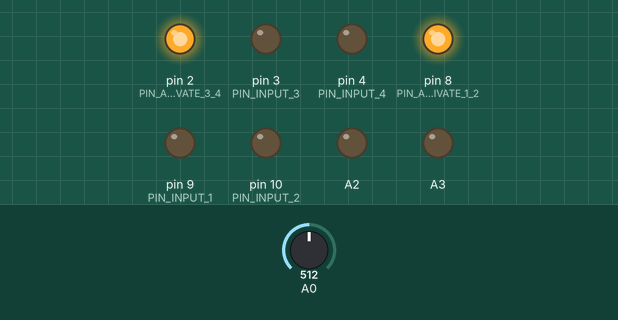
A sketch run on a simulated Arduino Uno, built with avr-gcc and run on an emulated ATmega328P. Parts: output pins drawn as LEDs (lit = HIGH). The test bench sets the inputs (shaded band); at power-on: A0 = 512. What the sketch prints to the serial monitor is not drawn.

Above: at 1.2 s.
1.3 s: A0 set to 306
At 2.6 s:
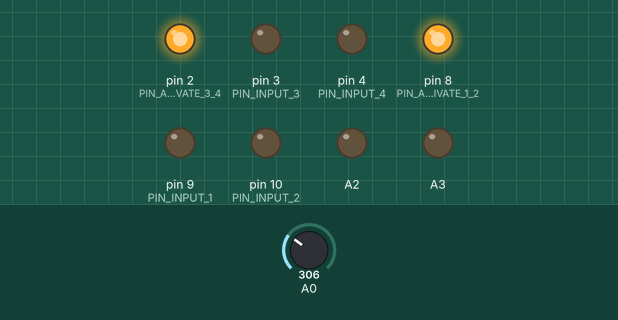
2.9 s: A0 set to 511
At 4.1 s:
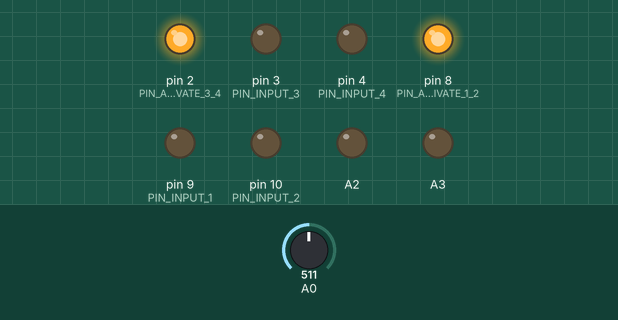
Timing chart, 0 to 5.9 s (numbered marks = the images above; inputs shaded):
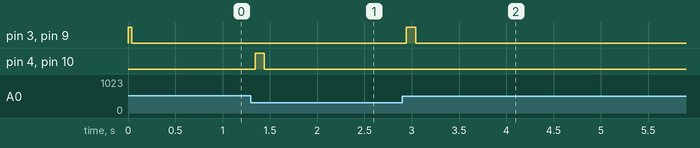

Measured:
- after the input at 1.3 s, pin 4 (PIN_INPUT_4), pin 10 (PIN_INPUT_2): LOW → HIGH at once, → LOW 0.10 s later
- after the input at 2.9 s, pin 3 (PIN_INPUT_3), pin 9 (PIN_INPUT_1): LOW → HIGH at once, → LOW 0.10 s later

The sketch:

motorcontrol.ino
```cpp
/**
 * Use of 2 DC motor and a L293D
 */

// Motor 1
const int PIN_ACTIVATE_3_4 = 2;
const int PIN_INPUT_3 = 3;
const int PIN_INPUT_4 = 4;

// Motor 2
const int PIN_ACTIVATE_1_2 = 8;
const int PIN_INPUT_1 = 9;
const int PIN_INPUT_2 = 10;

//Input
String a ="";
int current_height = 0;
int height_actuate = 0;
bool choice = false;

/**
 * Initialize the pins of a motor
 */
void initMotor(int activationPin, int pin1, int pin2)
{
    pinMode(activationPin, OUTPUT);
    pinMode(pin1, OUTPUT);
    pinMode(pin2, OUTPUT);
    // Enable the motor driver
    analogWrite(activationPin, 150);
}
//decide how long should motor be moved(degree of height acutuated)


int act_range(int potentio)
{
  int range = 0;
  range = 20000/potentio;  // reading from 0-1023
  return range;
}
 //error threshold for potentiometer to decided if motor should actuate
bool to_move(int now, int then)
{
  bool decision = false;
  int diff = abs(then-now);
  if (diff > 20)
  {
    decision = true;
  }
  return decision;
 }
 /**
 * Run a motor either clockwise or counter-clockwise
 */

void runMotor(int pin1, int pin2, bool clockwise )
{
    if (clockwise) {
        // Run the motor clockwise
        digitalWrite(pin1, HIGH);
        digitalWrite(pin2, LOW);

    } else {
        // Run the motor counter-clockwise
        digitalWrite(pin1, LOW);
        digitalWrite(pin2, HIGH);

    }
}


void stopMotor(int pin1, int pin2)
{

        digitalWrite(pin1, LOW);
        digitalWrite(pin2, LOW);


}

// Main functions

void setup()
{
    Serial.begin(9600);
    initMotor(PIN_ACTIVATE_1_2, PIN_INPUT_1, PIN_INPUT_2);
    initMotor(PIN_ACTIVATE_3_4, PIN_INPUT_3, PIN_INPUT_4);
    pinMode(A2, OUTPUT);
    pinMode(A3, OUTPUT);
}

void loop()
{
  //input height
    int height = analogRead(A0);
    int direct = 0;
    int act_time = 0;
    direct = current_height - height;
    act_time = abs(act_range(direct));

    analogWrite(A2, 100);
    analogWrite(A3, 100);

    choice = to_move(height,current_height);
    Serial.println(direct);
    Serial.println(choice);

    if(height==current_height && choice == false)
    {
        stopMotor(PIN_INPUT_1, PIN_INPUT_2);
        stopMotor(PIN_INPUT_3, PIN_INPUT_4);
    }
    else if (height>current_height && choice == true)
    {
        Serial.print("Height Actuating up to ");
        Serial.print(height);
        Serial.print("cm\n");
        runMotor(PIN_INPUT_1, PIN_INPUT_2, true);
        runMotor(PIN_INPUT_3, PIN_INPUT_4, true);
        delay(act_time);
        //reached
        Serial.print("Reached\n");
        stopMotor(PIN_INPUT_1, PIN_INPUT_2);
        stopMotor(PIN_INPUT_3, PIN_INPUT_4);
        current_height = height;
    }
    else if (height<current_height && choice == true)
    {
        Serial.print("Height Actuating down to ");
      Serial.print(height);
        Serial.print("cm\n");
        runMotor(PIN_INPUT_1, PIN_INPUT_2, false);
      runMotor(PIN_INPUT_3, PIN_INPUT_4, false);
      delay(act_time);
        //reached
        Serial.print("Reached\n");
        stopMotor(PIN_INPUT_1, PIN_INPUT_2);
        stopMotor(PIN_INPUT_3, PIN_INPUT_4);
        current_height = height;

    }

}
```
